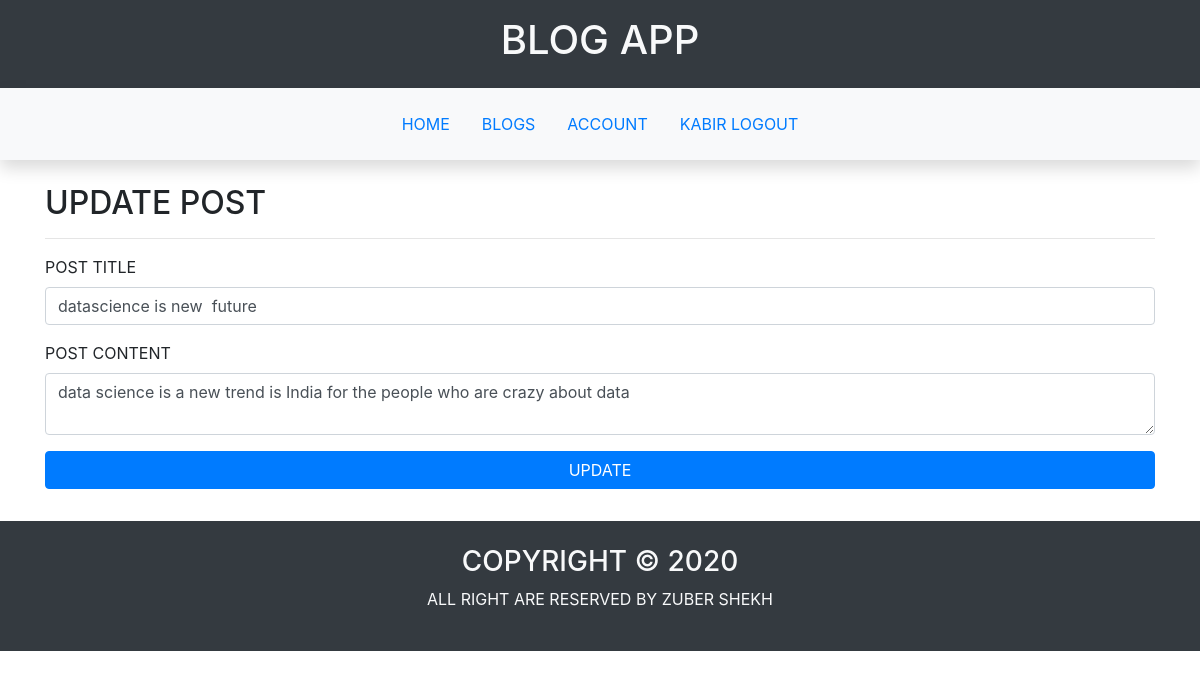
The page /post/update/5 (signed in) on the database as committed earlier.
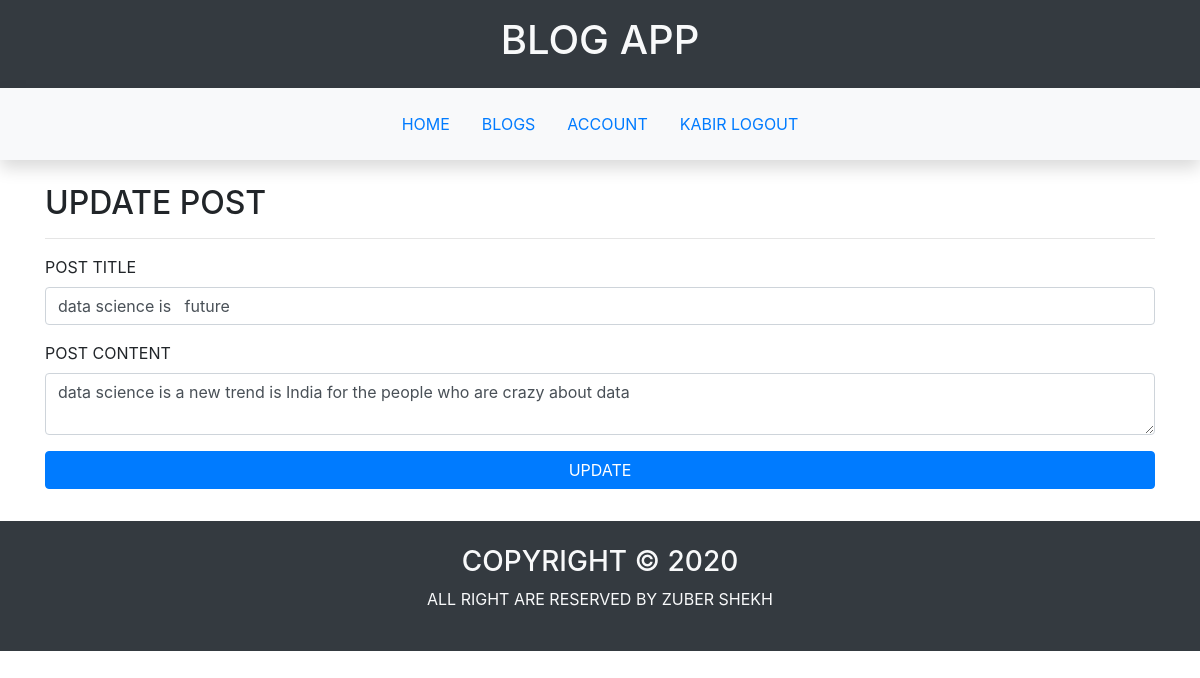
The same page on the database as committed later.
### blogapp/post/models.py (models this page shows, shortened)
class PostModel(db.Model):
    __tablename__='post'
    id=db.Column(db.Integer,primary_key=True)
    title=db.Column(db.String(50),nullable=False)
    content=db.Column(db.Text,nullable=False)
    created_on=db.Column(db.DateTime,default=datetime.now)
    blog_id=db.Column(db.Integer,db.ForeignKey('blog.id'))

### blogapp/post/views.py (the view)
@post.route('/update/<int:id>',methods=['GET','POST'])
@login_required
def update_post(id):
    post=PostModel.query.get_or_404(id)
    form=AddPostForm()
    if request.method=='GET':
        form.title.data=post.title
        form.content.data=post.content
        form.submit.label.text='update'
    if form.validate_on_submit():
        post.title=form.title.data
        post.content=form.content.data
        db.session.commit()
        flash('post updated successfully!','success')
        return redirect(url_for('post.view_post',id=id))
    return render_template('post/create_post.html',form=form,form_title='update post')

### blogapp/post/forms.py
class AddPostForm(FlaskForm):
    title=StringField('post title',validators=[DataRequired()])
    content=TextAreaField('post content',validators=[DataRequired(),Length(min=20,max=200)])
    submit=SubmitField('create')

### blogapp/user/models.py (called while the page is built)
@login_manager.user_loader
def load_user(id):
    return UserModel.query.get(int(id))

### blogapp/templates/post/create_post.html (shortened to what this page needs)
{%extends 'main/base.html'%}
{%block main%}
<section class="container text-uppercase">
    <div class="row">
        <div class="col">
            <h2>{{form_title}}</h2>
            <hr>
            <form action="" method="POST">
                <div class="form-group">
                    {{form.title.label(class='form-label')}}
                    {{form.title(class='form-control')}}
                </div>
                <div class="form-group">
                    {{form.content.label(class='form-label')}}
                    {{form.content(class='form-control')}}
                </div>
                <div class="form-group">
                    {{form.submit(class='btn btn-primary btn-block text-uppercase')}}
                </div>
            </form>
        </div>
    </div>
</section>
{%endblock%}

Rows that differ between the two databases and show on the page:
changed PostModel "data science is a new trend is India for the people who are crazy about data": title "datascience is new future" → "data science is future"
